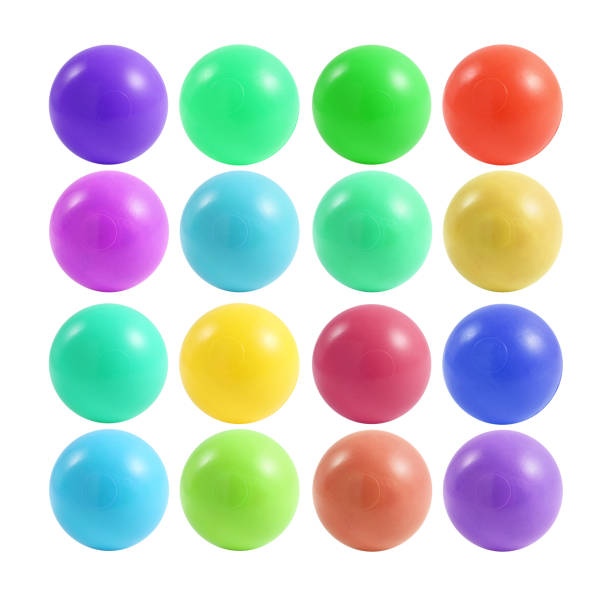
#> input picture files/opencv/basics/balls.jpeg, 612 x 593 px, found by its file name
$ python trackbar.py
#> lines starting #> are read from the running program, lines starting #| are printed output that depends on the picture; after the words box and inside, x2 and y2 are one past the last pixel; in counts of white or black regions, pixels touching at a corner belong together
import cv2 as cv
import numpy as np

def nothing(x):
    pass

cv.namedWindow("Tracking")
cv.createTrackbar("LH", "Tracking", 0, 255, nothing)
#> slider 'LH' is set to 51
cv.createTrackbar("LS", "Tracking", 0, 255, nothing)
#> slider 'LS' is set to 51
cv.createTrackbar("LV", "Tracking", 0, 255, nothing)
#> slider 'LV' is set to 51
cv.createTrackbar("UH", "Tracking", 255, 255, nothing)
cv.createTrackbar("US", "Tracking", 255, 255, nothing)
cv.createTrackbar("UV", "Tracking", 255, 255, nothing)

while True:
    frame = cv.imread('files/opencv/basics/balls.jpeg')
#> frame is the input picture: shape (593, 612, 3); mean B, G, R 205.2, 211, 202.2

    hsv = cv.cvtColor(frame, cv.COLOR_BGR2HSV)
#> hsv: shape (593, 612, 3); mean H, S, V 46.7, 78.5, 240.7

    l_h = cv.getTrackbarPos("LH", "Tracking")
    l_s = cv.getTrackbarPos("LS", "Tracking")
    l_v = cv.getTrackbarPos("LV", "Tracking")

    u_h = cv.getTrackbarPos("UH", "Tracking")
    u_s = cv.getTrackbarPos("US", "Tracking")
    u_v = cv.getTrackbarPos("UV", "Tracking")

    l_b = np.array([l_h, l_s, l_v])
    u_b = np.array([u_h, u_s, u_v])

    mask = cv.inRange(hsv, l_b, u_b)
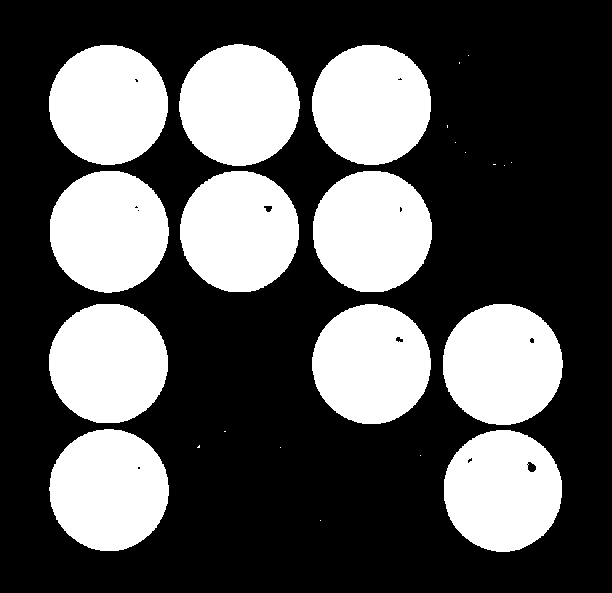
#> mask: shape (593, 612); 34.3% white; 24 white regions (13 under 20 px), largest, box (x1, y1, x2, y2) and area: (179, 44, 300, 166) 11486, (49, 429, 169, 551) 11441, (443, 304, 563, 425) 11424

    res = cv.bitwise_and(frame, frame, mask=mask)
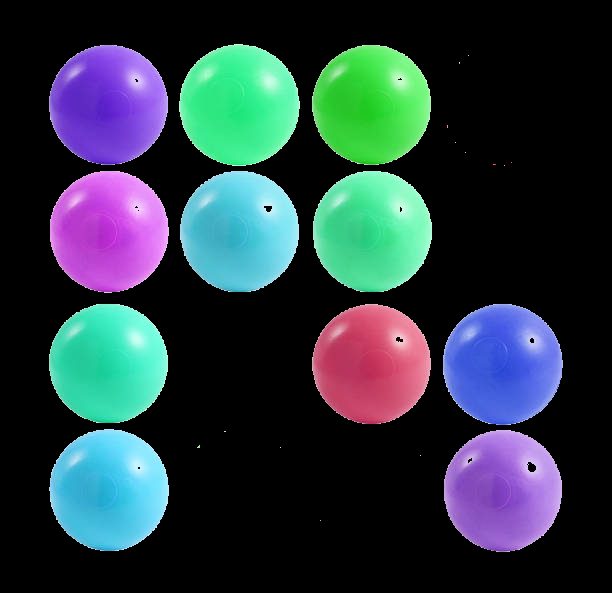
#> res: shape (593, 612, 3); mean B, G, R 64, 56.5, 41

    cv.imshow("frame", frame)
    cv.imshow("mask", mask)
    cv.imshow("res", res)

    key = cv.waitKey(0) & 0xFF
#> (key q is pressed here)
    if key == ord('q'):
        break

cv.destroyAllWindows()

$ run again, with files/opencv/basics/sudoku.jpeg copied over files/opencv/basics/balls.jpeg
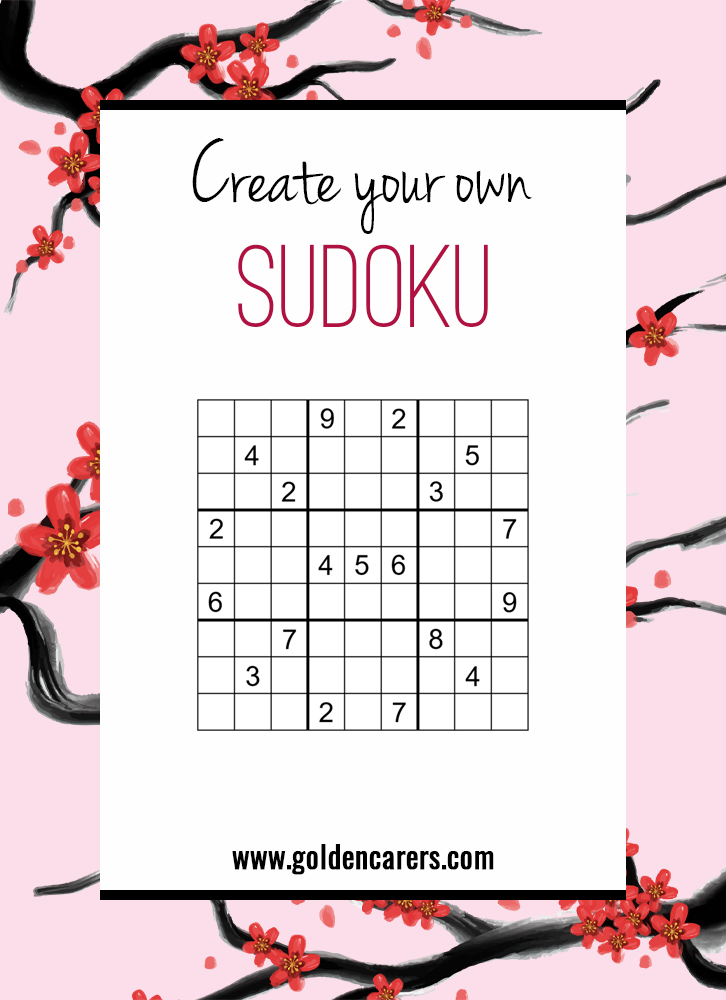
#> input picture files/opencv/basics/sudoku.jpeg, 726 x 1000 px, found by its file name
#> frame is the input picture: shape (1000, 726, 3); mean B, G, R 216.5, 212.7, 229.2
#> hsv: shape (1000, 726, 3); mean H, S, V 58.6, 20.1, 229.2
#> `mask = cv.inRange(hsv, l_b, u_b)`:
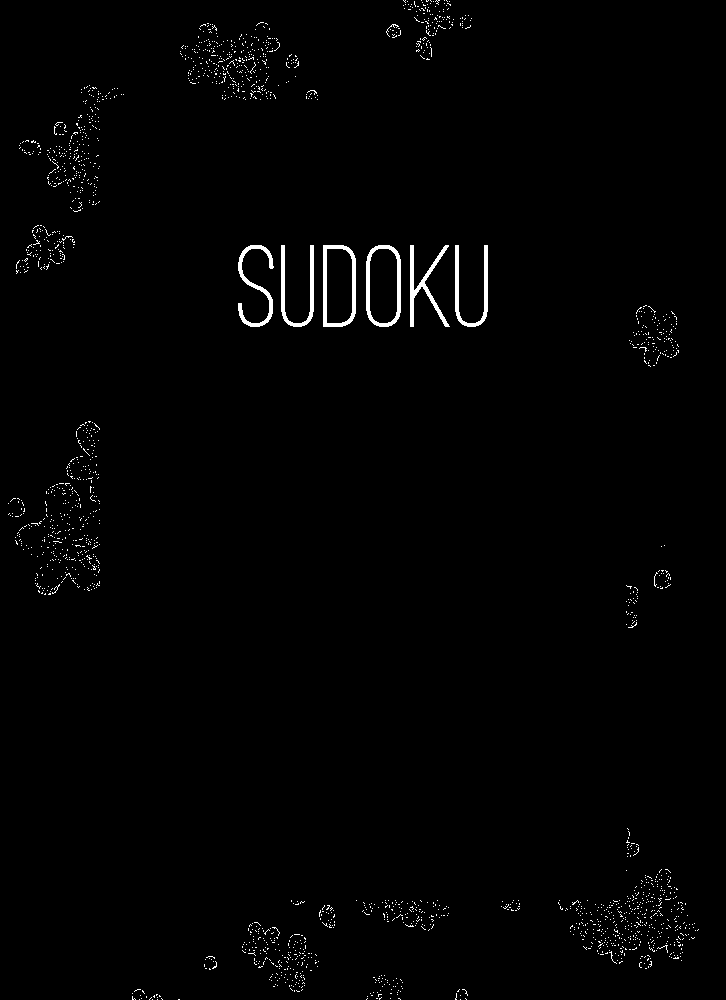
#> mask: shape (1000, 726); 1.2% white; 2044 white regions (2037 under 20 px), largest, box (x1, y1, x2, y2) and area: (323, 245, 356, 327) 811, (366, 245, 401, 327) 768, (410, 245, 450, 327) 760
#> `res = cv.bitwise_and(frame, frame, mask=mask)`:
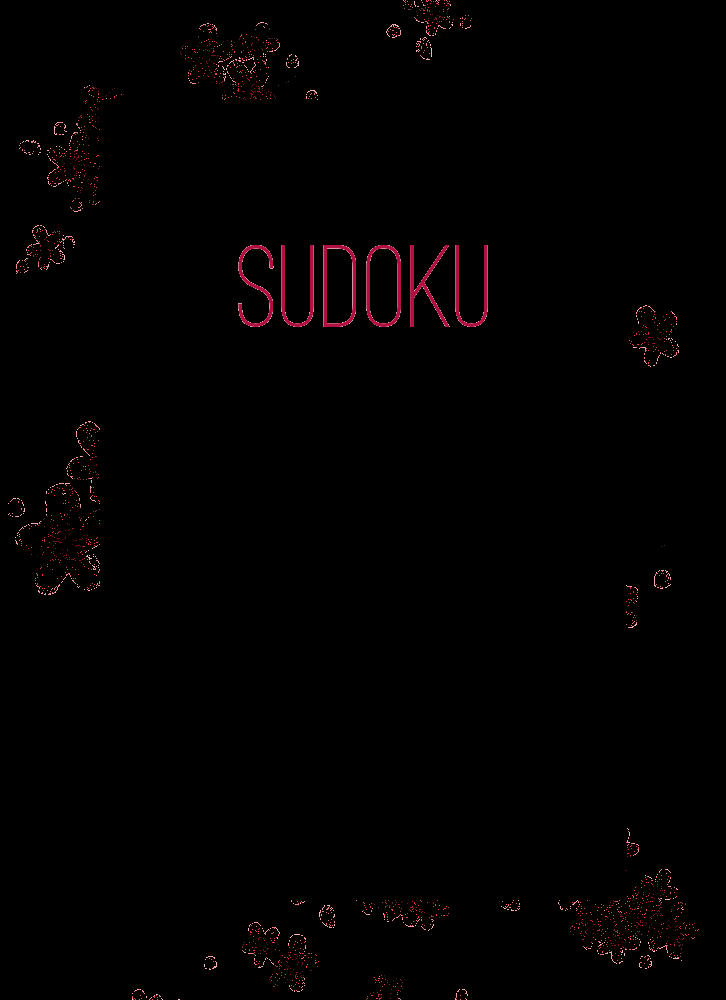
#> res: shape (1000, 726, 3); mean B, G, R 1.1, 0.8, 2.3
